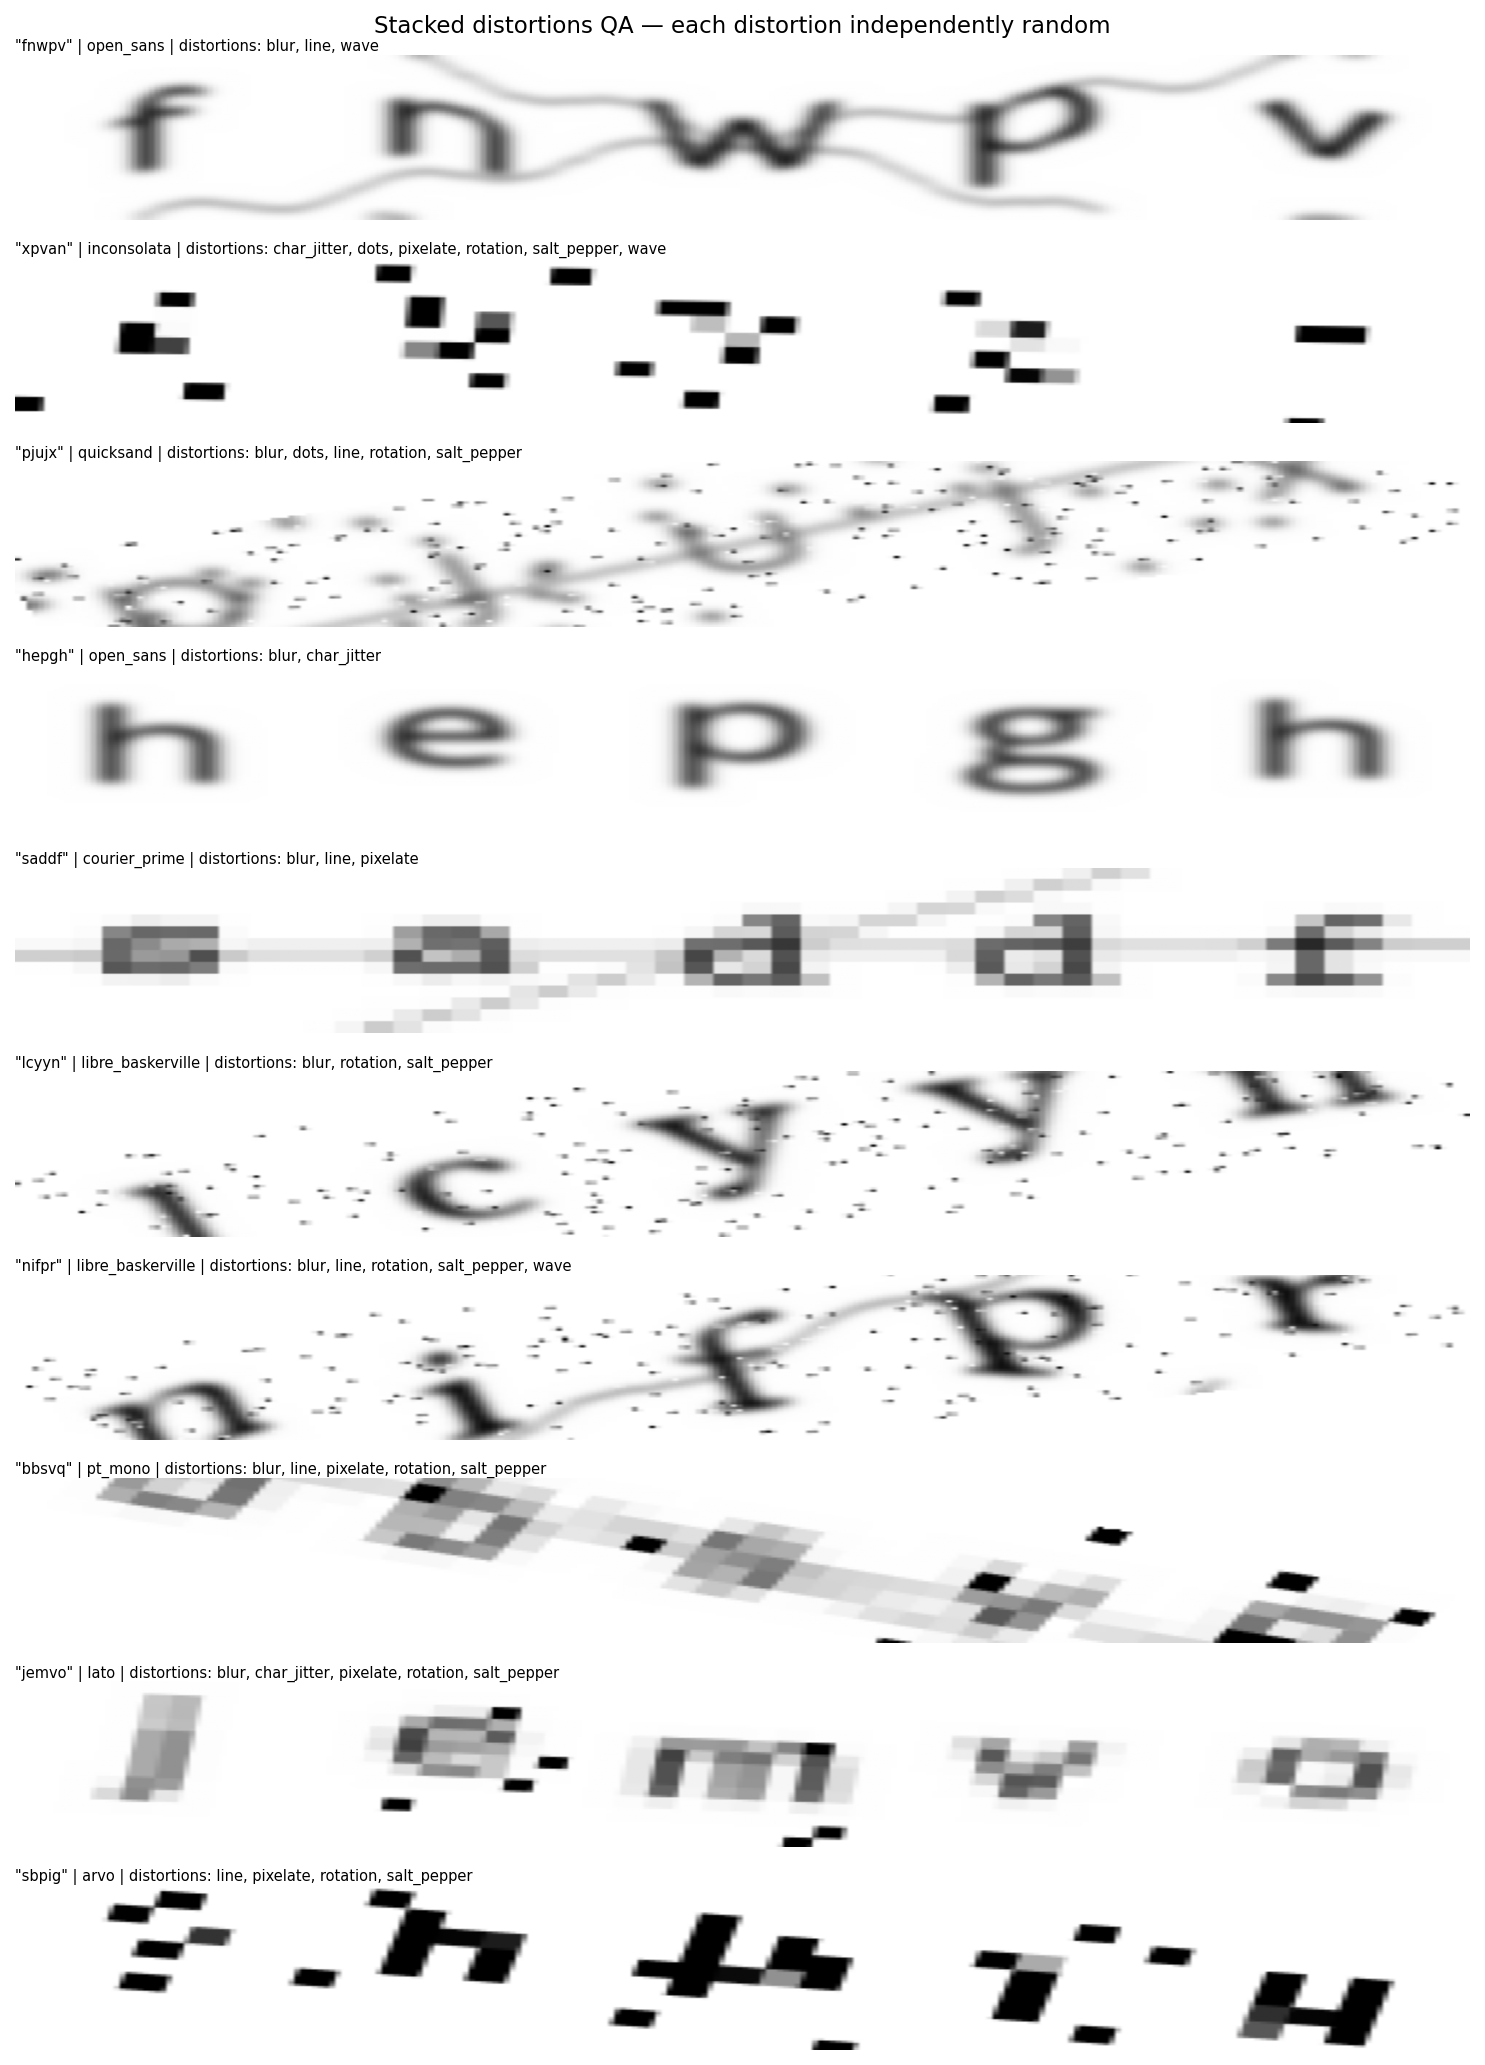

The script that saved this image:
#!/usr/bin/env python3
"""Quick QA: 10 CAPTCHAs with randomly stacked distortions, labelled."""
import numpy as np
import matplotlib.pyplot as plt
import matplotlib.patches as mpatches
from PIL import Image, ImageDraw
from pathlib import Path

from generate.fonts import load_fonts
from generate.renderer import IMG_WIDTH, IMG_HEIGHT, SLOT_WIDTH
from generate.distortions import DISTORTIONS

FONT_DIR = Path("data/fonts")
CHARSET = "abcdefghijklmnopqrstuvwxyz"
N_CHARS = 5
N_SAMPLES = 10
DISTORTION_KEYS = list(DISTORTIONS.keys()) + ["char_jitter"]


def render_with_jitter(text, font, rng, jitter_px=5):
    img = Image.new("L", (IMG_WIDTH, IMG_HEIGHT), color=255)
    draw = ImageDraw.Draw(img)
    for i, ch in enumerate(text):
        slot_x = i * SLOT_WIDTH
        bbox = draw.textbbox((0, 0), ch, font=font)
        char_w = bbox[2] - bbox[0]
        char_h = bbox[3] - bbox[1]
        x = slot_x + (SLOT_WIDTH - char_w) // 2 - bbox[0]
        y = (IMG_HEIGHT - char_h) // 2 - bbox[1]
        y += int(rng.integers(-jitter_px, jitter_px + 1))
        draw.text((x, y), ch, fill=0, font=font)
    return img


def apply_all(arr, active_distortions, rng):
    # apply pixel-level distortions in fixed order
    for key in list(DISTORTIONS.keys()):
        if key in active_distortions:
            arr = DISTORTIONS[key](arr, rng)
    return arr


def make_stacked_qa():
    print("Loading fonts...")
    fonts = load_fonts(FONT_DIR)
    font_names = sorted(fonts.keys())

    fig, axes = plt.subplots(N_SAMPLES, 1, figsize=(10, N_SAMPLES * 1.4))
    fig.suptitle("Stacked distortions QA — each distortion independently random", fontsize=11)

    for i in range(N_SAMPLES):
        rng = np.random.default_rng(1000 + i)

        text = "".join(rng.choice(list(CHARSET), size=N_CHARS))
        font_name = font_names[rng.integers(0, len(font_names))]
        font = fonts[font_name]

        active = {k for k in DISTORTION_KEYS if rng.random() < 0.5}

        if "char_jitter" in active:
            base = render_with_jitter(text, font, rng)
        else:
            from generate.renderer import render_captcha
            base = render_captcha(text, font)

        arr = np.array(base)
        pixel_distortions = {k for k in active if k in DISTORTIONS}
        arr = apply_all(arr, pixel_distortions, rng)

        ax = axes[i]
        ax.imshow(arr, cmap="gray", vmin=0, vmax=255, aspect="auto")
        ax.axis("off")

        label_parts = [f'"{text}" | {font_name}']
        if active:
            label_parts.append("distortions: " + ", ".join(sorted(active)))
        else:
            label_parts.append("distortions: none")
        if not unlabelled:
            ax.set_title(" | ".join(label_parts), fontsize=7, pad=2, loc="left")

    plt.tight_layout()
    out = Path("qa_stacked.png")
    plt.savefig(out, dpi=150, bbox_inches="tight")
    plt.close()
    print(f"Saved: {out}")


if __name__ == "__main__":
    make_stacked_qa()
